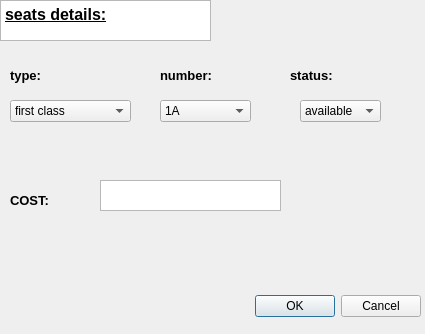
<?xml version="1.0" encoding="UTF-8"?>
<ui version="4.0">
 <class>edittickets</class>
 <widget class="QDialog" name="edittickets">
  <property name="geometry">
   <rect>
    <x>0</x>
    <y>0</y>
    <width>425</width>
    <height>334</height>
   </rect>
  </property>
  <property name="windowTitle">
   <string>Dialog</string>
  </property>
  <widget class="QDialogButtonBox" name="buttonBox">
   <property name="geometry">
    <rect>
     <x>210</x>
     <y>290</y>
     <width>211</width>
     <height>32</height>
    </rect>
   </property>
   <property name="orientation">
    <enum>Qt::Horizontal</enum>
   </property>
   <property name="standardButtons">
    <set>QDialogButtonBox::Cancel|QDialogButtonBox::Ok</set>
   </property>
  </widget>
  <widget class="QTextBrowser" name="textBrowser">
   <property name="geometry">
    <rect>
     <x>0</x>
     <y>0</y>
     <width>211</width>
     <height>41</height>
    </rect>
   </property>
   <property name="html">
    <string>&lt;!DOCTYPE HTML PUBLIC &quot;-//W3C//DTD HTML 4.0//EN&quot; &quot;http://www.w3.org/TR/REC-html40/strict.dtd&quot;&gt;
&lt;html&gt;&lt;head&gt;&lt;meta name=&quot;qrichtext&quot; content=&quot;1&quot; /&gt;&lt;style type=&quot;text/css&quot;&gt;
p, li { white-space: pre-wrap; }
&lt;/style&gt;&lt;/head&gt;&lt;body style=&quot; font-family:'MS Shell Dlg 2'; font-size:7.8pt; font-weight:400; font-style:normal;&quot;&gt;
&lt;p style=&quot; margin-top:0px; margin-bottom:0px; margin-left:0px; margin-right:0px; -qt-block-indent:0; text-indent:0px;&quot;&gt;&lt;span style=&quot; font-size:12pt; font-weight:600; text-decoration: underline;&quot;&gt;seats details:&lt;/span&gt;&lt;/p&gt;&lt;/body&gt;&lt;/html&gt;</string>
   </property>
  </widget>
  <widget class="QComboBox" name="comboBox">
   <property name="geometry">
    <rect>
     <x>10</x>
     <y>100</y>
     <width>121</width>
     <height>22</height>
    </rect>
   </property>
   <item>
    <property name="text">
     <string>first class</string>
    </property>
   </item>
   <item>
    <property name="text">
     <string>business class</string>
    </property>
   </item>
   <item>
    <property name="text">
     <string>economy class</string>
    </property>
   </item>
  </widget>
  <widget class="QLabel" name="label">
   <property name="geometry">
    <rect>
     <x>10</x>
     <y>60</y>
     <width>71</width>
     <height>31</height>
    </rect>
   </property>
   <property name="text">
    <string>&lt;html&gt;&lt;head/&gt;&lt;body&gt;&lt;p&gt;&lt;span style=&quot; font-size:10pt; font-weight:600;&quot;&gt;type:&lt;/span&gt;&lt;/p&gt;&lt;/body&gt;&lt;/html&gt;</string>
   </property>
  </widget>
  <widget class="QLabel" name="label_2">
   <property name="geometry">
    <rect>
     <x>160</x>
     <y>60</y>
     <width>81</width>
     <height>31</height>
    </rect>
   </property>
   <property name="text">
    <string>&lt;html&gt;&lt;head/&gt;&lt;body&gt;&lt;p&gt;&lt;span style=&quot; font-size:10pt; font-weight:600;&quot;&gt;number:&lt;/span&gt;&lt;/p&gt;&lt;/body&gt;&lt;/html&gt;</string>
   </property>
  </widget>
  <widget class="QComboBox" name="comboBox_2">
   <property name="geometry">
    <rect>
     <x>160</x>
     <y>100</y>
     <width>91</width>
     <height>22</height>
    </rect>
   </property>
   <item>
    <property name="text">
     <string>1A</string>
    </property>
   </item>
   <item>
    <property name="text">
     <string>1B</string>
    </property>
   </item>
   <item>
    <property name="text">
     <string>1C</string>
    </property>
   </item>
   <item>
    <property name="text">
     <string>1D</string>
    </property>
   </item>
   <item>
    <property name="text">
     <string>1E</string>
    </property>
   </item>
   <item>
    <property name="text">
     <string>1F</string>
    </property>
   </item>
   <item>
    <property name="text">
     <string>2A</string>
    </property>
   </item>
   <item>
    <property name="text">
     <string>2B</string>
    </property>
   </item>
   <item>
    <property name="text">
     <string>2C</string>
    </property>
   </item>
   <item>
    <property name="text">
     <string>2D</string>
    </property>
   </item>
   <item>
    <property name="text">
     <string>2E</string>
    </property>
   </item>
   <item>
    <property name="text">
     <string>2F</string>
    </property>
   </item>
   <item>
    <property name="text">
     <string>3A</string>
    </property>
   </item>
   <item>
    <property name="text">
     <string>3B</string>
    </property>
   </item>
   <item>
    <property name="text">
     <string>3C</string>
    </property>
   </item>
   <item>
    <property name="text">
     <string>3D</string>
    </property>
   </item>
   <item>
    <property name="text">
     <string>3E</string>
    </property>
   </item>
   <item>
    <property name="text">
     <string>3F</string>
    </property>
   </item>
   <item>
    <property name="text">
     <string>4A</string>
    </property>
   </item>
   <item>
    <property name="text">
     <string>4B</string>
    </property>
   </item>
   <item>
    <property name="text">
     <string>4C</string>
    </property>
   </item>
   <item>
    <property name="text">
     <string>4D</string>
    </property>
   </item>
   <item>
    <property name="text">
     <string>4E</string>
    </property>
   </item>
   <item>
    <property name="text">
     <string>4F</string>
    </property>
   </item>
   <item>
    <property name="text">
     <string>5A</string>
    </property>
   </item>
   <item>
    <property name="text">
     <string>5B</string>
    </property>
   </item>
   <item>
    <property name="text">
     <string>5C</string>
    </property>
   </item>
   <item>
    <property name="text">
     <string>5D</string>
    </property>
   </item>
   <item>
    <property name="text">
     <string>5E</string>
    </property>
   </item>
   <item>
    <property name="text">
     <string>5F</string>
    </property>
   </item>
   <item>
    <property name="text">
     <string>6A</string>
    </property>
   </item>
   <item>
    <property name="text">
     <string>6B</string>
    </property>
   </item>
   <item>
    <property name="text">
     <string>6C</string>
    </property>
   </item>
   <item>
    <property name="text">
     <string>6D</string>
    </property>
   </item>
   <item>
    <property name="text">
     <string>6E</string>
    </property>
   </item>
   <item>
    <property name="text">
     <string>6F</string>
    </property>
   </item>
   <item>
    <property name="text">
     <string>6G</string>
    </property>
   </item>
   <item>
    <property name="text">
     <string>6H</string>
    </property>
   </item>
   <item>
    <property name="text">
     <string>6I</string>
    </property>
   </item>
   <item>
    <property name="text">
     <string>7A</string>
    </property>
   </item>
   <item>
    <property name="text">
     <string>7B</string>
    </property>
   </item>
   <item>
    <property name="text">
     <string>7C</string>
    </property>
   </item>
   <item>
    <property name="text">
     <string>7D</string>
    </property>
   </item>
   <item>
    <property name="text">
     <string>7E</string>
    </property>
   </item>
   <item>
    <property name="text">
     <string>7F</string>
    </property>
   </item>
   <item>
    <property name="text">
     <string>7G</string>
    </property>
   </item>
   <item>
    <property name="text">
     <string>7H</string>
    </property>
   </item>
   <item>
    <property name="text">
     <string>7I</string>
    </property>
   </item>
   <item>
    <property name="text">
     <string>8A</string>
    </property>
   </item>
   <item>
    <property name="text">
     <string>8B</string>
    </property>
   </item>
   <item>
    <property name="text">
     <string>8C</string>
    </property>
   </item>
   <item>
    <property name="text">
     <string>8D</string>
    </property>
   </item>
   <item>
    <property name="text">
     <string>8E</string>
    </property>
   </item>
   <item>
    <property name="text">
     <string>8F</string>
    </property>
   </item>
   <item>
    <property name="text">
     <string>8G</string>
    </property>
   </item>
   <item>
    <property name="text">
     <string>8H</string>
    </property>
   </item>
   <item>
    <property name="text">
     <string>8I</string>
    </property>
   </item>
   <item>
    <property name="text">
     <string>9A</string>
    </property>
   </item>
   <item>
    <property name="text">
     <string>9B</string>
    </property>
   </item>
   <item>
    <property name="text">
     <string>9C</string>
    </property>
   </item>
   <item>
    <property name="text">
     <string>9D</string>
    </property>
   </item>
   <item>
    <property name="text">
     <string>9E</string>
    </property>
   </item>
   <item>
    <property name="text">
     <string>9F</string>
    </property>
   </item>
   <item>
    <property name="text">
     <string>9G</string>
    </property>
   </item>
   <item>
    <property name="text">
     <string>9H</string>
    </property>
   </item>
   <item>
    <property name="text">
     <string>9I</string>
    </property>
   </item>
   <item>
    <property name="text">
     <string>10A</string>
    </property>
   </item>
   <item>
    <property name="text">
     <string>10B</string>
    </property>
   </item>
   <item>
    <property name="text">
     <string>10C</string>
    </property>
   </item>
   <item>
    <property name="text">
     <string>10D</string>
    </property>
   </item>
   <item>
    <property name="text">
     <string>10E</string>
    </property>
   </item>
   <item>
    <property name="text">
     <string>10F</string>
    </property>
   </item>
   <item>
    <property name="text">
     <string>10G</string>
    </property>
   </item>
   <item>
    <property name="text">
     <string>10H</string>
    </property>
   </item>
   <item>
    <property name="text">
     <string>10I</string>
    </property>
   </item>
   <item>
    <property name="text">
     <string>11A</string>
    </property>
   </item>
   <item>
    <property name="text">
     <string>11B</string>
    </property>
   </item>
   <item>
    <property name="text">
     <string>11C</string>
    </property>
   </item>
   <item>
    <property name="text">
     <string>11D</string>
    </property>
   </item>
   <item>
    <property name="text">
     <string>11E</string>
    </property>
   </item>
   <item>
    <property name="text">
     <string>11F</string>
    </property>
   </item>
   <item>
    <property name="text">
     <string>11G</string>
    </property>
   </item>
   <item>
    <property name="text">
     <string>11H</string>
    </property>
   </item>
   <item>
    <property name="text">
     <string>11I</string>
    </property>
   </item>
   <item>
    <property name="text">
     <string>12A</string>
    </property>
   </item>
   <item>
    <property name="text">
     <string>12B</string>
    </property>
   </item>
   <item>
    <property name="text">
     <string>12C</string>
    </property>
   </item>
   <item>
    <property name="text">
     <string>12D</string>
    </property>
   </item>
   <item>
    <property name="text">
     <string>12E</string>
    </property>
   </item>
   <item>
    <property name="text">
     <string>12F</string>
    </property>
   </item>
   <item>
    <property name="text">
     <string>12G</string>
    </property>
   </item>
   <item>
    <property name="text">
     <string>12H</string>
    </property>
   </item>
   <item>
    <property name="text">
     <string>12I</string>
    </property>
   </item>
   <item>
    <property name="text">
     <string>13A</string>
    </property>
   </item>
   <item>
    <property name="text">
     <string>13B</string>
    </property>
   </item>
   <item>
    <property name="text">
     <string>13C</string>
    </property>
   </item>
   <item>
    <property name="text">
     <string>13D</string>
    </property>
   </item>
   <item>
    <property name="text">
     <string>13E</string>
    </property>
   </item>
   <item>
    <property name="text">
     <string>13F</string>
    </property>
   </item>
   <item>
    <property name="text">
     <string>13G</string>
    </property>
   </item>
   <item>
    <property name="text">
     <string>13H</string>
    </property>
   </item>
   <item>
    <property name="text">
     <string>13I</string>
    </property>
   </item>
   <item>
    <property name="text">
     <string>14A</string>
    </property>
   </item>
   <item>
    <property name="text">
     <string>14B</string>
    </property>
   </item>
   <item>
    <property name="text">
     <string>14C</string>
    </property>
   </item>
   <item>
    <property name="text">
     <string>14D</string>
    </property>
   </item>
   <item>
    <property name="text">
     <string>14E</string>
    </property>
   </item>
   <item>
    <property name="text">
     <string>14F</string>
    </property>
   </item>
   <item>
    <property name="text">
     <string>14G</string>
    </property>
   </item>
   <item>
    <property name="text">
     <string>14H</string>
    </property>
   </item>
   <item>
    <property name="text">
     <string>14I</string>
    </property>
   </item>
   <item>
    <property name="text">
     <string>15A</string>
    </property>
   </item>
   <item>
    <property name="text">
     <string>15B</string>
    </property>
   </item>
   <item>
    <property name="text">
     <string>15C</string>
    </property>
   </item>
   <item>
    <property name="text">
     <string>15D</string>
    </property>
   </item>
   <item>
    <property name="text">
     <string>15E</string>
    </property>
   </item>
   <item>
    <property name="text">
     <string>15F</string>
    </property>
   </item>
   <item>
    <property name="text">
     <string>15G</string>
    </property>
   </item>
   <item>
    <property name="text">
     <string>15H</string>
    </property>
   </item>
   <item>
    <property name="text">
     <string>15I</string>
    </property>
   </item>
   <item>
    <property name="text">
     <string>16A</string>
    </property>
   </item>
   <item>
    <property name="text">
     <string>16B</string>
    </property>
   </item>
   <item>
    <property name="text">
     <string>16C</string>
    </property>
   </item>
   <item>
    <property name="text">
     <string>16D</string>
    </property>
   </item>
   <item>
    <property name="text">
     <string>16E</string>
    </property>
   </item>
   <item>
    <property name="text">
     <string>16F</string>
    </property>
   </item>
   <item>
    <property name="text">
     <string>16G</string>
    </property>
   </item>
   <item>
    <property name="text">
     <string>16H</string>
    </property>
   </item>
   <item>
    <property name="text">
     <string>16I</string>
    </property>
   </item>
   <item>
    <property name="text">
     <string>17A</string>
    </property>
   </item>
   <item>
    <property name="text">
     <string>17B</string>
    </property>
   </item>
   <item>
    <property name="text">
     <string>17C</string>
    </property>
   </item>
   <item>
    <property name="text">
     <string>17D</string>
    </property>
   </item>
   <item>
    <property name="text">
     <string>17E</string>
    </property>
   </item>
   <item>
    <property name="text">
     <string>17F</string>
    </property>
   </item>
   <item>
    <property name="text">
     <string>17G</string>
    </property>
   </item>
   <item>
    <property name="text">
     <string>17H</string>
    </property>
   </item>
   <item>
    <property name="text">
     <string>17I</string>
    </property>
   </item>
   <item>
    <property name="text">
     <string>18A</string>
    </property>
   </item>
   <item>
    <property name="text">
     <string>18B</string>
    </property>
   </item>
   <item>
    <property name="text">
     <string>18C</string>
    </property>
   </item>
   <item>
    <property name="text">
     <string>18D</string>
    </property>
   </item>
   <item>
    <property name="text">
     <string>18E</string>
    </property>
   </item>
   <item>
    <property name="text">
     <string>18F</string>
    </property>
   </item>
   <item>
    <property name="text">
     <string>18G</string>
    </property>
   </item>
   <item>
    <property name="text">
     <string>18H</string>
    </property>
   </item>
   <item>
    <property name="text">
     <string>18I</string>
    </property>
   </item>
   <item>
    <property name="text">
     <string>19A</string>
    </property>
   </item>
   <item>
    <property name="text">
     <string>19B</string>
    </property>
   </item>
   <item>
    <property name="text">
     <string>19C</string>
    </property>
   </item>
   <item>
    <property name="text">
     <string>19D</string>
    </property>
   </item>
   <item>
    <property name="text">
     <string>19E</string>
    </property>
   </item>
   <item>
    <property name="text">
     <string>19F</string>
    </property>
   </item>
   <item>
    <property name="text">
     <string>19G</string>
    </property>
   </item>
   <item>
    <property name="text">
     <string>19H</string>
    </property>
   </item>
   <item>
    <property name="text">
     <string>19I</string>
    </property>
   </item>
   <item>
    <property name="text">
     <string>20A</string>
    </property>
   </item>
   <item>
    <property name="text">
     <string>20B</string>
    </property>
   </item>
   <item>
    <property name="text">
     <string>20C</string>
    </property>
   </item>
   <item>
    <property name="text">
     <string>20D</string>
    </property>
   </item>
   <item>
    <property name="text">
     <string>20E</string>
    </property>
   </item>
   <item>
    <property name="text">
     <string>20F</string>
    </property>
   </item>
   <item>
    <property name="text">
     <string>20G</string>
    </property>
   </item>
   <item>
    <property name="text">
     <string>20H</string>
    </property>
   </item>
   <item>
    <property name="text">
     <string>20I</string>
    </property>
   </item>
   <item>
    <property name="text">
     <string>21A</string>
    </property>
   </item>
   <item>
    <property name="text">
     <string>21B</string>
    </property>
   </item>
   <item>
    <property name="text">
     <string>21C</string>
    </property>
   </item>
   <item>
    <property name="text">
     <string>21D</string>
    </property>
   </item>
   <item>
    <property name="text">
     <string>21E</string>
    </property>
   </item>
   <item>
    <property name="text">
     <string>21F</string>
    </property>
   </item>
   <item>
    <property name="text">
     <string>21G</string>
    </property>
   </item>
   <item>
    <property name="text">
     <string>21H</string>
    </property>
   </item>
   <item>
    <property name="text">
     <string>21I</string>
    </property>
   </item>
   <item>
    <property name="text">
     <string>22A</string>
    </property>
   </item>
   <item>
    <property name="text">
     <string>22B</string>
    </property>
   </item>
   <item>
    <property name="text">
     <string>22C</string>
    </property>
   </item>
   <item>
    <property name="text">
     <string>22D</string>
    </property>
   </item>
   <item>
    <property name="text">
     <string>22E</string>
    </property>
   </item>
   <item>
    <property name="text">
     <string>22F</string>
    </property>
   </item>
   <item>
    <property name="text">
     <string>22G</string>
    </property>
   </item>
   <item>
    <property name="text">
     <string>22H</string>
    </property>
   </item>
   <item>
    <property name="text">
     <string>22I</string>
    </property>
   </item>
   <item>
    <property name="text">
     <string>23A</string>
    </property>
   </item>
   <item>
    <property name="text">
     <string>23B</string>
    </property>
   </item>
   <item>
    <property name="text">
     <string>23C</string>
    </property>
   </item>
   <item>
    <property name="text">
     <string>23D</string>
    </property>
   </item>
   <item>
    <property name="text">
     <string>23E</string>
    </property>
   </item>
   <item>
    <property name="text">
     <string>23F</string>
    </property>
   </item>
   <item>
    <property name="text">
     <string>23G</string>
    </property>
   </item>
   <item>
    <property name="text">
     <string>23H</string>
    </property>
   </item>
   <item>
    <property name="text">
     <string>23I</string>
    </property>
   </item>
   <item>
    <property name="text">
     <string>24A</string>
    </property>
   </item>
   <item>
    <property name="text">
     <string>24B</string>
    </property>
   </item>
   <item>
    <property name="text">
     <string>24C</string>
    </property>
   </item>
   <item>
    <property name="text">
     <string>24D</string>
    </property>
   </item>
   <item>
    <property name="text">
     <string>24E</string>
    </property>
   </item>
   <item>
    <property name="text">
     <string>24F</string>
    </property>
   </item>
   <item>
    <property name="text">
     <string>24G</string>
    </property>
   </item>
   <item>
    <property name="text">
     <string>24H</string>
    </property>
   </item>
   <item>
    <property name="text">
     <string>24I</string>
    </property>
   </item>
   <item>
    <property name="text">
     <string>25A</string>
    </property>
   </item>
   <item>
    <property name="text">
     <string>25B</string>
    </property>
   </item>
   <item>
    <property name="text">
     <string>25C</string>
    </property>
   </item>
   <item>
    <property name="text">
     <string>25D</string>
    </property>
   </item>
   <item>
    <property name="text">
     <string>25E</string>
    </property>
   </item>
   <item>
    <property name="text">
     <string>25F</string>
    </property>
   </item>
   <item>
    <property name="text">
     <string>25G</string>
    </property>
   </item>
   <item>
    <property name="text">
     <string>25H</string>
    </property>
   </item>
   <item>
    <property name="text">
     <string>25I</string>
    </property>
   </item>
   <item>
    <property name="text">
     <string>26A</string>
    </property>
   </item>
   <item>
    <property name="text">
     <string>26B</string>
    </property>
   </item>
   <item>
    <property name="text">
     <string>26C</string>
    </property>
   </item>
   <item>
    <property name="text">
     <string>26D</string>
    </property>
   </item>
   <item>
    <property name="text">
     <string>26E</string>
    </property>
   </item>
   <item>
    <property name="text">
     <string>26F</string>
    </property>
   </item>
   <item>
    <property name="text">
     <string>26G</string>
    </property>
   </item>
   <item>
    <property name="text">
     <string>26H</string>
    </property>
   </item>
   <item>
    <property name="text">
     <string>26I</string>
    </property>
   </item>
   <item>
    <property name="text">
     <string>27A</string>
    </property>
   </item>
   <item>
    <property name="text">
     <string>27B</string>
    </property>
   </item>
   <item>
    <property name="text">
     <string>27C</string>
    </property>
   </item>
   <item>
    <property name="text">
     <string>27D</string>
    </property>
   </item>
   <item>
    <property name="text">
     <string>27E</string>
    </property>
   </item>
   <item>
    <property name="text">
     <string>27F</string>
    </property>
   </item>
   <item>
    <property name="text">
     <string>27G</string>
    </property>
   </item>
   <item>
    <property name="text">
     <string>27H</string>
    </property>
   </item>
   <item>
    <property name="text">
     <string>27I</string>
    </property>
   </item>
   <item>
    <property name="text">
     <string>28A</string>
    </property>
   </item>
   <item>
    <property name="text">
     <string>28B</string>
    </property>
   </item>
   <item>
    <property name="text">
     <string>28C</string>
    </property>
   </item>
   <item>
    <property name="text">
     <string>28D</string>
    </property>
   </item>
   <item>
    <property name="text">
     <string>28E</string>
    </property>
   </item>
   <item>
    <property name="text">
     <string>28F</string>
    </property>
   </item>
   <item>
    <property name="text">
     <string>28G</string>
    </property>
   </item>
   <item>
    <property name="text">
     <string>28H</string>
    </property>
   </item>
   <item>
    <property name="text">
     <string>28I</string>
    </property>
   </item>
   <item>
    <property name="text">
     <string>29A</string>
    </property>
   </item>
   <item>
    <property name="text">
     <string>29B</string>
    </property>
   </item>
   <item>
    <property name="text">
     <string>29C</string>
    </property>
   </item>
   <item>
    <property name="text">
     <string>29D</string>
    </property>
   </item>
   <item>
    <property name="text">
     <string>29E</string>
    </property>
   </item>
   <item>
    <property name="text">
     <string>29F</string>
    </property>
   </item>
   <item>
    <property name="text">
     <string>29G</string>
    </property>
   </item>
   <item>
    <property name="text">
     <string>29H</string>
    </property>
   </item>
   <item>
    <property name="text">
     <string>29I</string>
    </property>
   </item>
   <item>
    <property name="text">
     <string>30A</string>
    </property>
   </item>
   <item>
    <property name="text">
     <string>30B</string>
    </property>
   </item>
   <item>
    <property name="text">
     <string>30C</string>
    </property>
   </item>
   <item>
    <property name="text">
     <string>30D</string>
    </property>
   </item>
   <item>
    <property name="text">
     <string>30E</string>
    </property>
   </item>
   <item>
    <property name="text">
     <string>30F</string>
    </property>
   </item>
   <item>
    <property name="text">
     <string>30G</string>
    </property>
   </item>
   <item>
    <property name="text">
     <string>30H</string>
    </property>
   </item>
   <item>
    <property name="text">
     <string>30I</string>
    </property>
   </item>
  </widget>
  <widget class="QLabel" name="label_3">
   <property name="geometry">
    <rect>
     <x>290</x>
     <y>60</y>
     <width>71</width>
     <height>31</height>
    </rect>
   </property>
   <property name="text">
    <string>&lt;html&gt;&lt;head/&gt;&lt;body&gt;&lt;p&gt;&lt;span style=&quot; font-size:10pt; font-weight:600;&quot;&gt;status:&lt;/span&gt;&lt;/p&gt;&lt;/body&gt;&lt;/html&gt;</string>
   </property>
  </widget>
  <widget class="QComboBox" name="comboBox_3">
   <property name="geometry">
    <rect>
     <x>300</x>
     <y>100</y>
     <width>81</width>
     <height>22</height>
    </rect>
   </property>
   <item>
    <property name="text">
     <string>available</string>
    </property>
   </item>
   <item>
    <property name="text">
     <string>reserved</string>
    </property>
   </item>
  </widget>
  <widget class="QLabel" name="label_4">
   <property name="geometry">
    <rect>
     <x>10</x>
     <y>190</y>
     <width>61</width>
     <height>21</height>
    </rect>
   </property>
   <property name="text">
    <string>&lt;html&gt;&lt;head/&gt;&lt;body&gt;&lt;p&gt;&lt;span style=&quot; font-size:10pt; font-weight:600;&quot;&gt;COST:&lt;/span&gt;&lt;/p&gt;&lt;/body&gt;&lt;/html&gt;</string>
   </property>
  </widget>
  <widget class="QTextEdit" name="textEdit_2">
   <property name="geometry">
    <rect>
     <x>100</x>
     <y>180</y>
     <width>181</width>
     <height>31</height>
    </rect>
   </property>
   <property name="html">
    <string>&lt;!DOCTYPE HTML PUBLIC &quot;-//W3C//DTD HTML 4.0//EN&quot; &quot;http://www.w3.org/TR/REC-html40/strict.dtd&quot;&gt;
&lt;html&gt;&lt;head&gt;&lt;meta name=&quot;qrichtext&quot; content=&quot;1&quot; /&gt;&lt;style type=&quot;text/css&quot;&gt;
p, li { white-space: pre-wrap; }
&lt;/style&gt;&lt;/head&gt;&lt;body style=&quot; font-family:'MS Shell Dlg 2'; font-size:7.8pt; font-weight:400; font-style:normal;&quot;&gt;
&lt;p style=&quot;-qt-paragraph-type:empty; margin-top:0px; margin-bottom:0px; margin-left:0px; margin-right:0px; -qt-block-indent:0; text-indent:0px;&quot;&gt;&lt;br /&gt;&lt;/p&gt;&lt;/body&gt;&lt;/html&gt;</string>
   </property>
  </widget>
 </widget>
 <resources/>
 <connections>
  <connection>
   <sender>buttonBox</sender>
   <signal>accepted()</signal>
   <receiver>edittickets</receiver>
   <slot>accept()</slot>
   <hints>
    <hint type="sourcelabel">
     <x>248</x>
     <y>254</y>
    </hint>
    <hint type="destinationlabel">
     <x>157</x>
     <y>274</y>
    </hint>
   </hints>
  </connection>
  <connection>
   <sender>buttonBox</sender>
   <signal>rejected()</signal>
   <receiver>edittickets</receiver>
   <slot>reject()</slot>
   <hints>
    <hint type="sourcelabel">
     <x>316</x>
     <y>260</y>
    </hint>
    <hint type="destinationlabel">
     <x>286</x>
     <y>274</y>
    </hint>
   </hints>
  </connection>
 </connections>
</ui>
